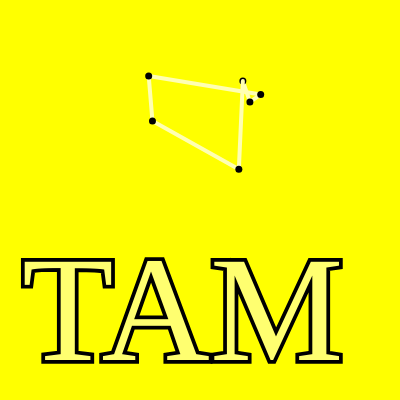
Frame 1 (no input)
Frame 60 (no input): identical to frame 1, image omitted
Frame 120 (the mouse pressed at the canvas centre since frame 60): identical to frame 1, image omitted

The p5.js sketch that drew this single still picture (run headless with seeded random() and noise() and a simulated clock; from frame 60 on, the mouse is pressed at the canvas centre):

// p5.js sketch
// ── sketch.js
//Priyanka Makin, 06/18/2017
//ATLS3000 - Code, PC2a
//For description, please see: www.priyankamakin.com/code/


//number of points and lines wanted
var num = 6;

var points = [];
//var lines = [];

function setup() {
	createCanvas(400,400);

	for(var i = 0; i < num; i++){
		points[i] = {
			x: random(100, 300),
			y: random(50, 200),
			display: function(){
				stroke(0);
				strokeWeight(7);
				point(this.x, this.y);
			}
		}
		// lines[i] = {
		// 	x1: points[i].x, 
		// 	y1: points, 
		// 	x2, 
		// 	y2,
		// 	display: function(){
		// 		stroke(0);
		// 		line(this.x1, this.y1, this.x2, this.y2);
		// 	}
		// }
	}
}

function draw() {
	background(255, 255, 0);

	//"TAM"
	stroke(0);
	strokeWeight(7.5);
	fill('#ffff70');
	textSize(150);
	textFont("Arial Black");
	text("TAM", 22, 360);		//text(string, x, y);	

	for(var i = 0; i < num; i++){

		//display lines --> want to eventually use an array for these too
		stroke(255, 255, 179);
		strokeWeight(4);
		if(i == num - 1)
			line(points[i].x, points[i].y, points[0].x, points[0].y);
		else
			line(points[i].x, points[i].y, points[i+1].x, points[i+1].y);

		//display points
		points[i].display();
	}
}
